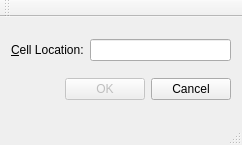
<?xml version="1.0" encoding="UTF-8"?>
<ui version="4.0">
 <class>GoToCellDialog</class>
 <widget class="QMainWindow" name="GoToCellDialog">
  <property name="geometry">
   <rect>
    <x>0</x>
    <y>0</y>
    <width>242</width>
    <height>145</height>
   </rect>
  </property>
  <property name="windowTitle">
   <string>Go to Cell</string>
  </property>
  <widget class="QWidget" name="centralWidget">
   <layout class="QVBoxLayout" name="verticalLayout">
    <item>
     <layout class="QHBoxLayout" name="horizontalLayout">
      <item>
       <widget class="QLabel" name="label">
        <property name="text">
         <string>&amp;Cell Location:</string>
        </property>
        <property name="buddy">
         <cstring>lineEdit</cstring>
        </property>
       </widget>
      </item>
      <item>
       <widget class="QLineEdit" name="lineEdit"/>
      </item>
     </layout>
    </item>
    <item>
     <layout class="QHBoxLayout" name="horizontalLayout_2">
      <item>
       <spacer name="horizontalSpacer">
        <property name="orientation">
         <enum>Qt::Horizontal</enum>
        </property>
        <property name="sizeHint" stdset="0">
         <size>
          <width>40</width>
          <height>20</height>
         </size>
        </property>
       </spacer>
      </item>
      <item>
       <widget class="QPushButton" name="okButton">
        <property name="enabled">
         <bool>false</bool>
        </property>
        <property name="text">
         <string>OK</string>
        </property>
        <property name="default">
         <bool>true</bool>
        </property>
       </widget>
      </item>
      <item>
       <widget class="QPushButton" name="cancelButton">
        <property name="text">
         <string>Cancel</string>
        </property>
       </widget>
      </item>
     </layout>
    </item>
   </layout>
  </widget>
  <widget class="QMenuBar" name="menuBar">
   <property name="geometry">
    <rect>
     <x>0</x>
     <y>0</y>
     <width>242</width>
     <height>22</height>
    </rect>
   </property>
  </widget>
  <widget class="QToolBar" name="mainToolBar">
   <attribute name="toolBarArea">
    <enum>TopToolBarArea</enum>
   </attribute>
   <attribute name="toolBarBreak">
    <bool>false</bool>
   </attribute>
  </widget>
  <widget class="QStatusBar" name="statusBar"/>
 </widget>
 <layoutdefault spacing="6" margin="11"/>
 <tabstops>
  <tabstop>lineEdit</tabstop>
  <tabstop>okButton</tabstop>
  <tabstop>cancelButton</tabstop>
 </tabstops>
 <resources/>
 <connections/>
</ui>
